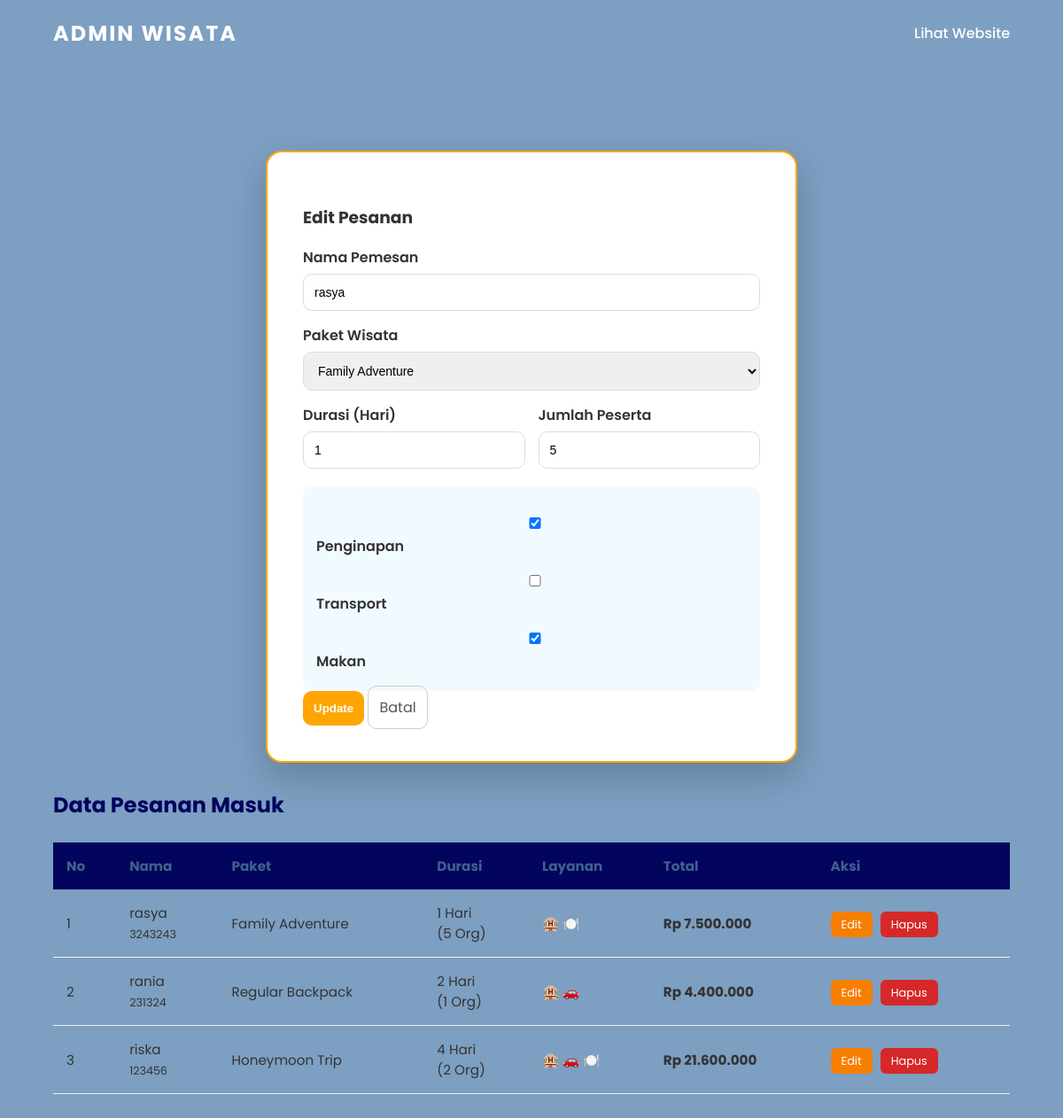
Page /tugas_akhir_capstone/kelola_pesanan.php?aksi=edit&id=5 on the committed database.
### tables this page shows
CREATE TABLE `pesanan` (
  `id` int(11) NOT NULL,
  `nama_pemesan` varchar(100) NOT NULL,
  `nomor_hp` varchar(20) NOT NULL,
  `tanggal_pesan` date NOT NULL,
  `paket_wisata` varchar(50) NOT NULL,
  `durasi_wisata` int(11) NOT NULL,
  `jumlah_peserta` int(11) NOT NULL,
  `layanan_penginapan` tinyint(1) DEFAULT 0,
  `layanan_transport` tinyint(1) DEFAULT 0,
  `layanan_makan` tinyint(1) DEFAULT 0,
  `harga_paket` decimal(15,2) NOT NULL,
  `total_tagihan` decimal(15,2) NOT NULL
);

### tugas_akhir_capstone/kelola_pesanan.php (the view, shortened to what this page needs)
<?php
include 'koneksi.php';
$edit_data = null;
if (isset($_GET['aksi']) && $_GET['aksi'] == 'edit') {
    $id = $_GET['id'];
    $q = mysqli_query($koneksi, "SELECT * FROM pesanan WHERE id='$id'");
    $edit_data = mysqli_fetch_assoc($q);
}
?>
<!DOCTYPE html>
<html lang="id">
<head>
    <link rel="stylesheet" href="style.css">
</head>
<body class="admin-page">
    <nav>
        <div class="logo">ADMIN WISATA</div>
        <ul class="nav-links">
            <li><a href="index.php">Lihat Website</a></li>
        </ul>
    </nav>
    <div class="container" style="margin-top:90px;">
        <?php if ($edit_data): ?>
            <div class="form-container" style="border:2px solid orange; margin-bottom:30px;">
                <h3>Edit Pesanan</h3>
                <form method="POST">
                    <label>Nama Pemesan</label>
                    <input type="text" name="nama" value="<?= $edit_data['nama_pemesan'] ?>" required>
                    <label>Paket Wisata</label>
                    <select name="paket_wisata" required>
                        <option <?= $edit_data['paket_wisata'] == 'Family Adventure' ? 'selected' : '' ?>>Family Adventure</option>
                    </select>
                    <div class="row">
                        <div class="col">
                            <label>Durasi (Hari)</label>
                            <input type="number" name="durasi" value="<?= $edit_data['durasi_wisata'] ?>" required>
                        </div>
                        <div class="col">
                            <label>Jumlah Peserta</label>
                            <input type="number" name="peserta" value="<?= $edit_data['jumlah_peserta'] ?>" required>
                        </div>
                    </div>
                    <div class="service-box">
                        <label><input type="checkbox" name="inap" <?= $edit_data['layanan_penginapan'] ? 'checked' : '' ?>> Penginapan</label>
                        <label><input type="checkbox" name="trans" <?= $edit_data['layanan_transport'] ? 'checked' : '' ?>> Transport</label>
                        <label><input type="checkbox" name="makan" <?= $edit_data['layanan_makan'] ? 'checked' : '' ?>> Makan</label>
                    </div>
                    <button type="submit" name="update" class="btn-submit" style="background:orange;">Update</button>
                    <a href="kelola_pesanan.php" class="btn-cancel">Batal</a>
                </form>
            </div>
        <?php endif; ?>
        <div class="table-card">
            <h2>Data Pesanan Masuk</h2>
            <table>
                <thead>
                    <tr>
                        <th>No</th>
                        <th>Nama</th>
                        <th>Paket</th>
                        <th>Durasi</th>
                        <th>Layanan</th>
                        <th>Total</th>
                        <th>Aksi</th>
                    </tr>
                </thead>
                <tbody>
                    <?php
                    $no = 1;
                    $q = mysqli_query($koneksi, "SELECT * FROM pesanan ORDER BY id DESC");
                    while ($row = mysqli_fetch_assoc($q)) {
                        $layanan =
                            ($row['layanan_penginapan'] ? '🏨 ' : '') .
                            ($row['layanan_transport'] ? '🚗 ' : '') .
                            ($row['layanan_makan'] ? '🍽️' : '');
                    ?>
                        <tr>
                            <td><?= $no++ ?></td>
                            <td><?= $row['nama_pemesan'] ?><br><small><?= $row['nomor_hp'] ?></small></td>
                            <td><?= $row['paket_wisata'] ?></td>
                            <td><?= $row['durasi_wisata'] ?> Hari<br>(<?= $row['jumlah_peserta'] ?> Org)</td>
                            <td><?= $layanan ?></td>
                            <td><b>Rp <?= number_format($row['total_tagihan'], 0, ',', '.') ?></b></td>
                            <td>
                                <a href="?aksi=edit&id=<?= $row['id'] ?>" class="btn-mini edit">Edit</a>
                                <a href="?aksi=hapus&id=<?= $row['id'] ?>" class="btn-mini delete" onclick="return confirm('Hapus data?')">Hapus</a>
                            </td>
                        </tr>
                    <?php } ?>
                </tbody>
            </table>
        </div>
    </div>
</body>
</html>

### tugas_akhir_capstone/style.css (style rules this page uses)
:root { --primary: #0077b6; --secondary: #00b4d8; --light: #caf0f8; --dark: #03045e; --white: #ffffff; }
* { box-sizing: border-box; }
body { font-family: 'Poppins', sans-serif; margin: 0; background-color: #f7f9fc; color: #333; }
a { text-decoration: none; transition: 0.3s; }
nav { display: flex; justify-content: space-between; align-items: center; padding: 20px 5%; position: absolute; width: 100%; top: 0; z-index: 10; color: white; }
.logo { font-size: 1.5rem; font-weight: 700; letter-spacing: 2px; }
.nav-links { display: flex; list-style: none; gap: 30px; padding: 0; margin: 0; }
.nav-links a { color: white; font-weight: 500; }
.container { padding: 80px 5%; }
.form-container { max-width: 600px; margin: auto; background: #fff; padding: 40px; border-radius: 18px; box-shadow: 0 15px 40px rgba(0,0,0,0.2); }
form label { display: block; font-weight: 600; margin-bottom: 6px; margin-top: 15px; color: #333; }
form input, form select { width: 100%; padding: 12px; border-radius: 10px; border: 1px solid #ddd; font-size: 14px; }
.row { display: flex; gap: 15px; }
.col { flex: 1; }
.service-box { background: #f1faff; padding: 15px; border-radius: 10px; margin-top: 20px; }
.btn-submit { flex: 2; background: #0077b6; color: white; border: none; padding: 12px; border-radius: 10px; font-weight: bold; cursor: pointer; }
.btn-cancel { flex: 1; text-align: center; border: 1px solid #ccc; padding: 12px; border-radius: 10px; color: #555; }
.admin-page { background: #7d9fc2; min-height: 100vh; }
.admin-page h2 { margin-bottom: 25px; color: #03045e; }
.admin-page table { width: 100%; border-collapse: collapse; font-size: 0.95rem; }
.admin-page th { background: #03045e; color: rgb(62, 98, 139); padding: 15px; text-align: left; }
.admin-page td { padding: 15px; border-bottom: 1px solid #eee; }
.admin-page .btn-mini { padding: 6px 12px; border-radius: 6px; font-size: 0.8rem; color: white; text-decoration: none; margin-right: 5px; }
.admin-page .edit { background: #f77f00; }
.admin-page .delete { background: #d62828; }

### rows in the picture
pesanan: nama "rasya", paket_wisata "Family Adventure", durasi "1", peserta "5", layanan_penginapan "☑", layanan_makan "☑", nama_pemesan "rasya", nomor_hp "3243243", durasi_wisata "1", jumlah_peserta "5", layanan "🏨 🍽️", total_tagihan "7.500.000"
pesanan: nama_pemesan "rania", nomor_hp "231324", paket_wisata "Regular Backpack", durasi_wisata "2", jumlah_peserta "1", layanan "🏨 🚗", total_tagihan "4.400.000"
pesanan: nama_pemesan "riska", nomor_hp "123456", paket_wisata "Honeymoon Trip", durasi_wisata "4", jumlah_peserta "2", layanan "🏨 🚗 🍽️", total_tagihan "21.600.000"
